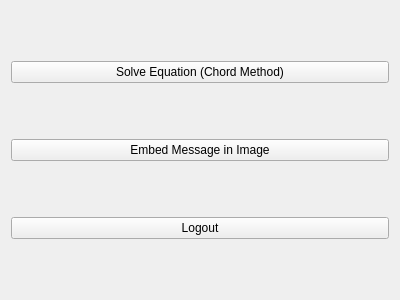
<?xml version="1.0" encoding="UTF-8"?>
<ui version="4.0">
 <class>TaskWindow</class>
 <widget class="QWidget" name="TaskWindow">
  <property name="geometry">
   <rect>
    <x>0</x>
    <y>0</y>
    <width>400</width>
    <height>300</height>
   </rect>
  </property>
  <property name="windowTitle">
   <string>TaskWindow</string>
  </property>
  <layout class="QVBoxLayout" name="verticalLayout">
   <item>
    <widget class="QPushButton" name="pushButtonSolveChord">
     <property name="text">
      <string>Solve Equation (Chord Method)</string>
     </property>
    </widget>
   </item>
   <item>
    <widget class="QPushButton" name="pushButtonEmbedMessage">
     <property name="text">
      <string>Embed Message in Image</string>
     </property>
    </widget>
   </item>
   <item>
    <widget class="QPushButton" name="pushButtonLogout">
     <property name="text">
      <string>Logout</string>
     </property>
    </widget>
   </item>
  </layout>
 </widget>
 <resources/>
 <connections/>
</ui>
